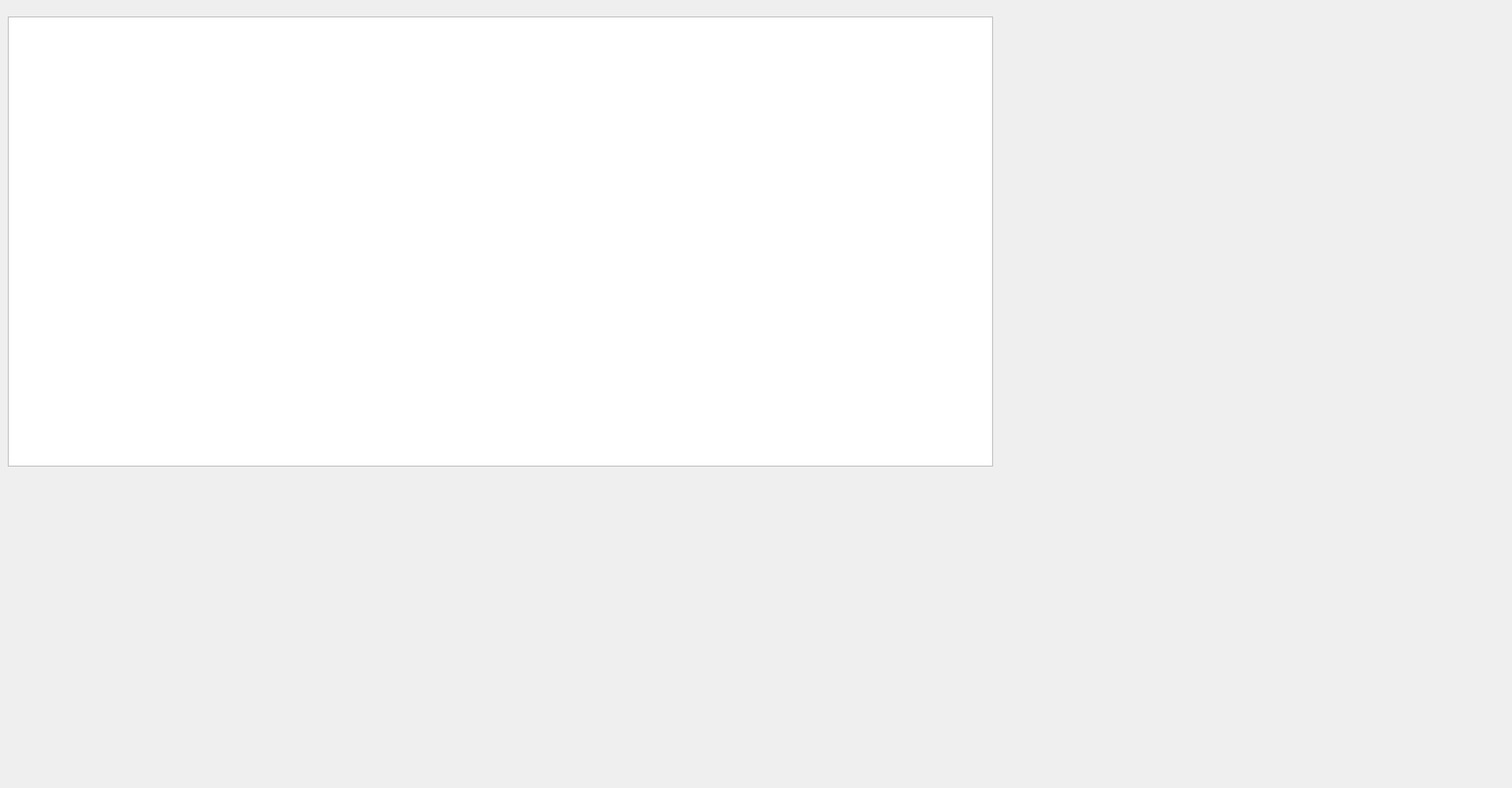
<?xml version="1.0" encoding="UTF-8"?>
<ui version="4.0">
 <class>Widget</class>
 <widget class="QWidget" name="Widget">
  <property name="geometry">
   <rect>
    <x>0</x>
    <y>0</y>
    <width>1920</width>
    <height>1000</height>
   </rect>
  </property>
  <property name="windowTitle">
   <string>Widget</string>
  </property>
  <widget class="QTableWidget" name="table">
   <property name="geometry">
    <rect>
     <x>10</x>
     <y>21</y>
     <width>1251</width>
     <height>571</height>
    </rect>
   </property>
  </widget>
 </widget>
 <resources/>
 <connections/>
</ui>
